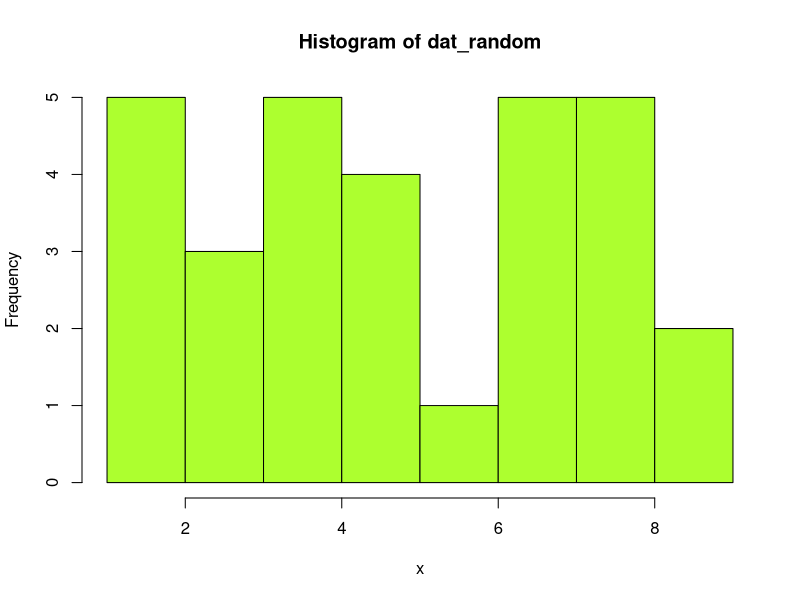
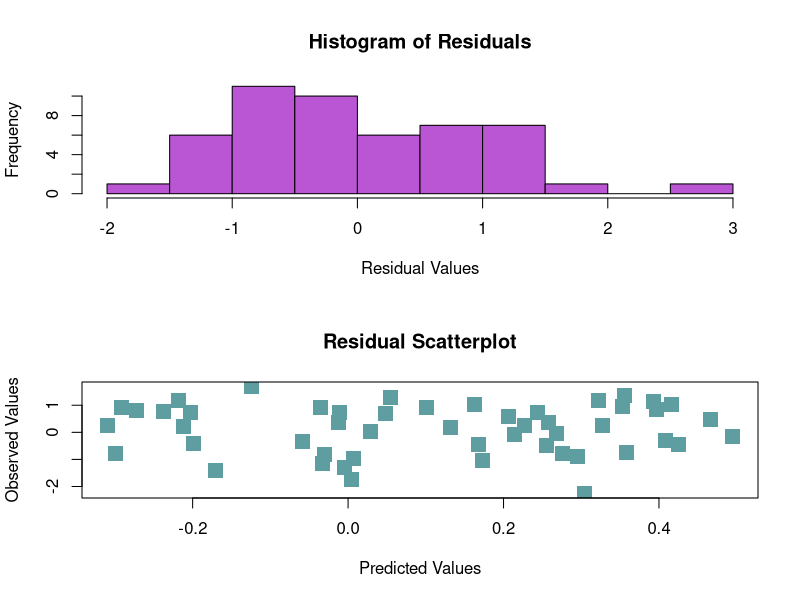
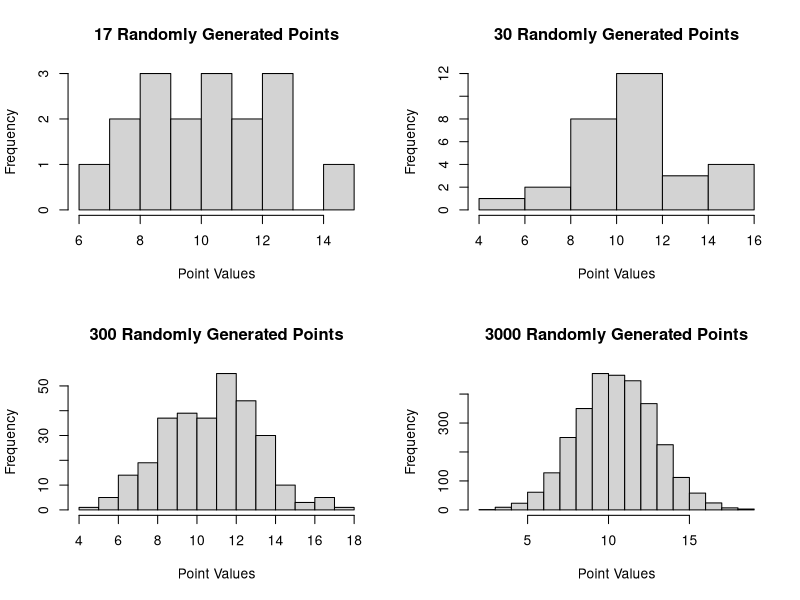
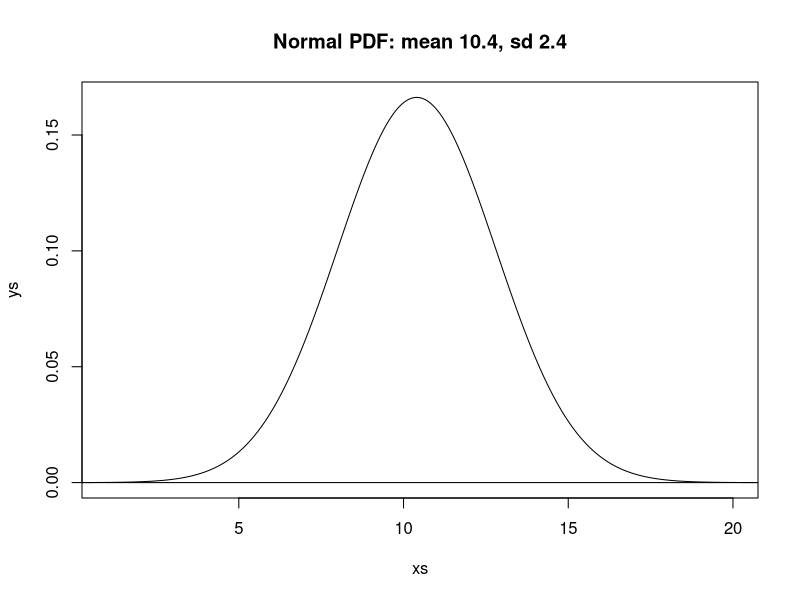
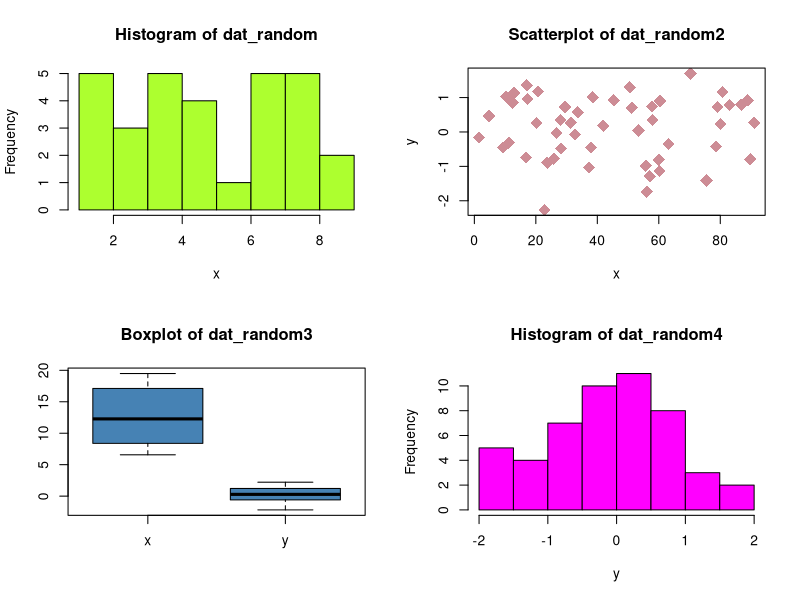
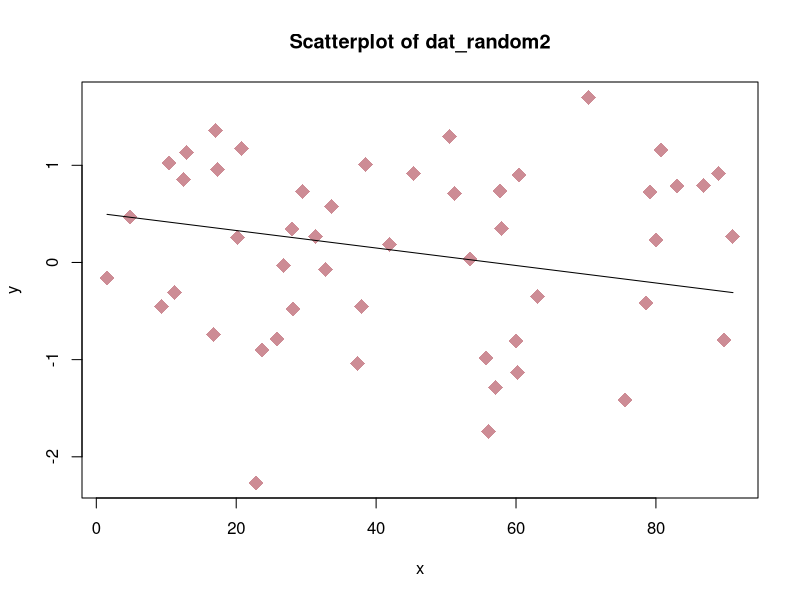

Here is the R script that generated these plots, in order:
## ---- chunk 1
mean1 <- 10.4
sd1 <- 2.4 
norm_17 = rnorm(n = 17, mean = mean1, sd = sd1)
norm_30 = rnorm(n = 30, mean = mean1, sd = sd1)
norm_300 = rnorm(n = 300, mean = mean1, sd = sd1)
norm_3000 = rnorm(n = 3000, mean = mean1, sd = sd1)
## ---- chunk 2
library(here)
png(filename = here("lab_04_hist_01.png"), 
    width = 1500, height = 1600, res = 180)
par(mfrow = c(2, 2))
hist(norm_17, main = "17 Randomly Generated Points",
     xlab = "Point Values")
hist(norm_30, main = "30 Randomly Generated Points",
     xlab = "Point Values")
hist(norm_300, main = "300 Randomly Generated Points",
     xlab = "Point Values")
hist(norm_3000, main = "3000 Randomly Generated Points",
     xlab = "Point Values")
dev.off()
## ---- chunk 3
xs = seq(0, 22, length.out = 1000)
ys = dnorm(xs, mean = mean1, sd = sd1)
svg("norm_1.svg", width = 7, height = 7)
plot(xs, ys, main = "Normal PDF: mean 10.4, sd 2.4", type = "l", xlim = c(1, 20))
abline(h = 0)
dev.off()
## ---- chunk 4
n_pts = 30
x_min = 1
x_max = 10
set.seed(50)
x_random = runif(n = n_pts, min = x_min, max = x_max)
y_random = rnorm(n = n_pts)
dat_random = data.frame(x = x_random, y = y_random)
hist(dat_random$x, main = "Histogram of dat_random", xlab = "x", col = "greenyellow")
## ---- chunk 5
n_pts2 = 50
x_min2 = 0
x_max2 = 100
set.seed(3)
x_random2 = runif(n = n_pts2, min = x_min2, max = x_max2)
y_random2 = rnorm(n = n_pts2)
dat_random2 = data.frame(x = x_random2, y = y_random2)

n_pts3 = 30
x_min3 = 5
x_max3 = 20
set.seed(5)
x_random3 = runif(n = n_pts3, min = x_min3, max = x_max3)
y_random3 = rnorm(n = n_pts3)
dat_random3 = data.frame(x = x_random3, y = y_random3)

n_pts4 = 50
x_min4 = 1
x_max4 = 10
set.seed(55)
x_random4 = runif(n = n_pts4, min = x_min4, max = x_max4)
y_random4 = rnorm(n = n_pts4)
dat_random4 = data.frame(x = x_random4, y = y_random4)

png(filename = here("Guitart_RandomFigures.png"), 
    width = 1600, height = 1600)
par(mfrow = c(2, 2))
hist(dat_random$x, main = "Histogram of dat_random", xlab = "x", col = "greenyellow")
plot(y ~ x, data = dat_random2, main = "Scatterplot of dat_random2", pch = 18, cex = 2, col = "lightpink3")
boxplot(dat_random3, main = "Boxplot of dat_random3", col = "steelblue")
hist(dat_random4$y, main = "Histogram of dat_random4", xlab = "y", col = "magenta1")
dev.off()
## ---- chunk 6
line_point_slope = function(x, x1, y1, slope)
{
  get_y_intercept = 
    function(x1, y1, slope) 
      return(-(x1 * slope) + y1)
  
  linear = 
    function(x, yint, slope) 
      return(yint + x * slope)
  
  return(linear(x, get_y_intercept(x1, y1, slope), slope))
}
guess_x = 1
guess_y = .5
guess_slope = -.009  
  
n_pts2 = 50
x_min2 = 0
x_max2 = 100
set.seed(3)
x_random2 = runif(n = n_pts2, min = x_min2, max = x_max2)
y_random2 = rnorm(n = n_pts2)
dat_random2 = data.frame(x = x_random2, y = y_random2)
## ---- chunk 7
png(filename = here("Guitart_RandomModel.png"), 
    width = 700, height = 600)
plot(y ~ x, data = dat_random2, main = "Scatterplot of dat_random2", pch = 18, cex = 2, col = "lightpink3")
curve(line_point_slope(x, guess_x, guess_y, guess_slope), add = T)
dev.off()
## ---- chunk 8
dat_random2$y_predict <- line_point_slope(dat_random2$x, guess_x, guess_y, guess_slope)
head(dat_random2, 3)
dat_random2$resids <- dat_random2$y_predict - dat_random2$y
head(dat_random2, 3)
## ---- chunk 9
par(mfrow = c(2, 1))
hist(dat_random2$resids, main = "Histogram of Residuals", xlab = "Residual Values",
     col = "mediumorchid")
plot(dat_random2$y_predict, dat_random2$y, main = "Residual Scatterplot", 
     xlab = "Predicted Values", ylab = "Observed Values", pch = 15, cex = 2, col = "cadetblue")
